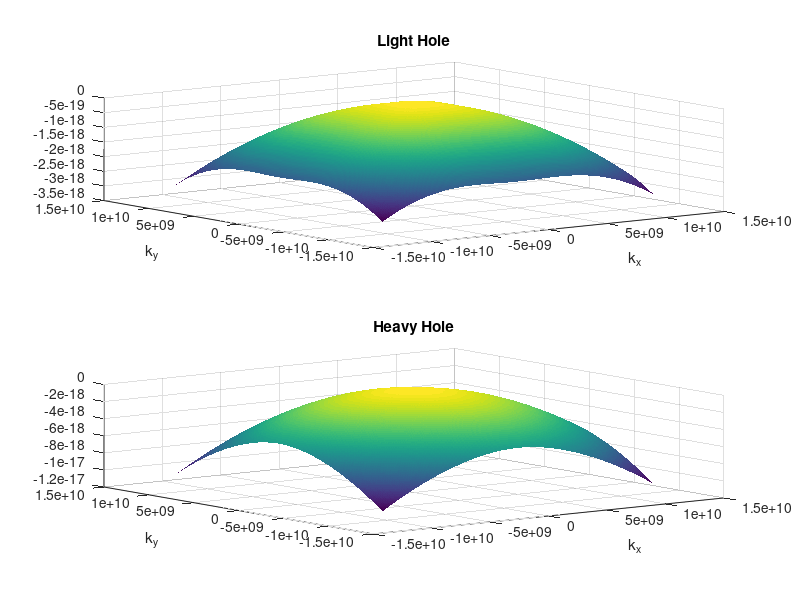

Source code (MATLAB):
% WARPED.M
% Riproduce la superficie di Fermi in banda di valenza per Si e Ge

clear all
close all

%costanti
q=1.6e-19;%[C]
hb=6.626e-34/2/pi;%[Js]
m0=9.1e-31;%[kg]
k=1.38e-23;%[JK-1]
Ec_Si=1.12;%[eV]
ml_Si=0.9163*m0;%[kg]
mt_Si=0.1905*m0;%[kg]
mhh_Si=0.537*m0;%[kg]
mlh_Si=0.153*m0;%[kg]
Nc_Si=3.22d19;%[cm-3]
Nv_Si=1.83d19;%[cm-3]
Ec_Ge=0.66;%[eV]
ml_Ge=1.588*m0;%[kg]
mt_Ge=0.08152*m0;%[kg]
mhh_Ge=0.347*m0;%[kg]
mlh_Ge=0.0429*m0;%[kg]
Ec_GaAs=1.42;%[eV]
ml_GaAs=0.067*m0;%[kg]
mt_GaAs=0.067*m0;%[kg]
mhh_GaAs=0.51*m0;%[kg]
mlh_GaAs=0.082*m0;%[kg]
Nc_GaAs=4.21e17;%[cm-3]
Nv_GaAs=9.52e18;%[cm-3]
a_Si=5.43e-10;%[m] lattice constant
a_Ge=5.646e-10;%[m] lattice constant
a_GaAs=5.6533e-10;%[m] lattice constant

%parametri Ge (4K)
A_Ge=-13*hb^2.d0/2/m0;%[Jm2]
B_Ge=8.9*hb^2.d0/2/m0;%[Jm2]
C_Ge=10.3*hb^2/2/m0;%[Jm2]

%parametri Si (4K)
A_Si=-4.1*hb^2/2/m0;%[Jm2]
B_Si=1.6*hb^2/2/m0;%[Jm2]
C_Si=3.3*hb^2/2/m0;%[Jm2]

%parametri liberi
Ev=0;%[eV]
Ec=Ec_Si;%[eV]
T=300;%[K]
Ef=Ec/2;%[eV]
a=a_Si;%[m]
b=2*pi/a;%[m-1]
A=A_Si;
B=B_Si;
C=C_Si;

kx=(-b:b/100:b)';
ky=(-b:b/100:b)';

aa=size(kx);Na=aa(1);

for ikx=1:Na
for iky=1:Na
E_lh(ikx,iky)=A*(kx(ikx)^2+ky(iky)^2)+(B^2*(kx(ikx)^2+ky(iky)^2)^2+C^2*kx(ikx)^2*ky(iky)^2)^0.5;
E_hh(ikx,iky)=A*(kx(ikx)^2+ky(iky)^2)-(B^2*(kx(ikx)^2+ky(iky)^2)^2+C^2*kx(ikx)^2*ky(iky)^2)^0.5;
end
end

figure
subplot(2,1,1)
surf(kx,ky,E_lh)
title('Light Hole'), xlabel('k_x'), ylabel('k_y'), shading flat
subplot(2,1,2)
surf(kx,ky,E_hh)
title('Heavy Hole'), xlabel('k_x'), ylabel('k_y'), shading flat